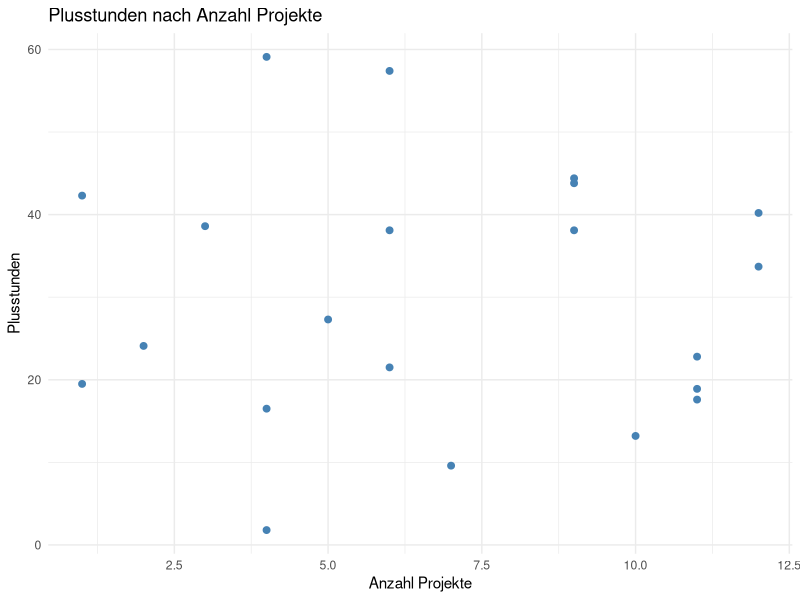
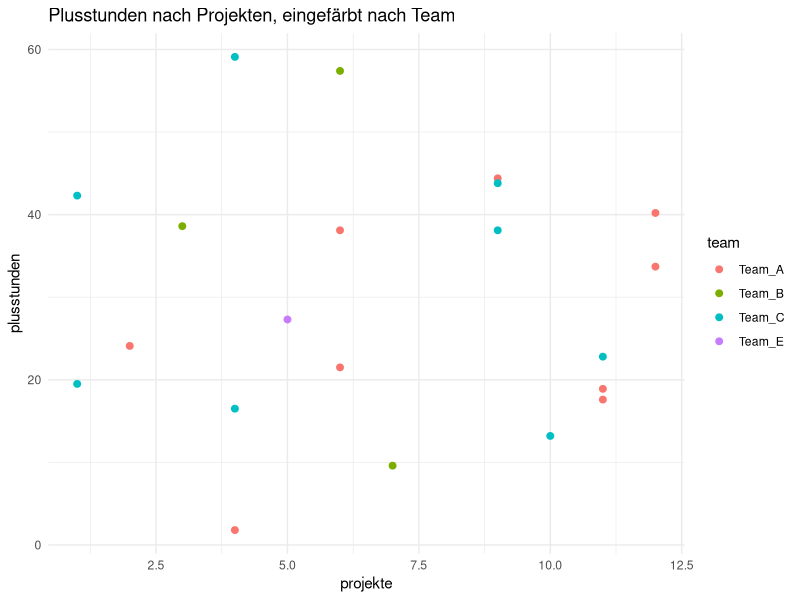
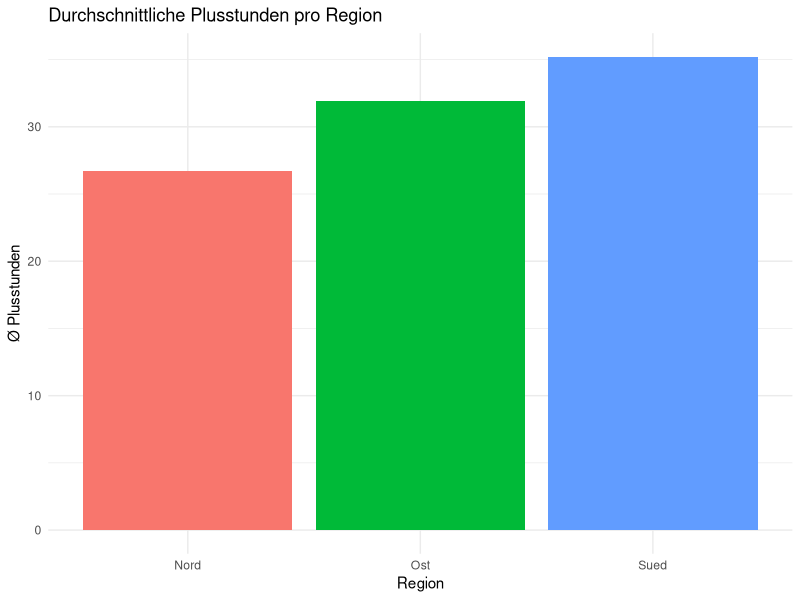
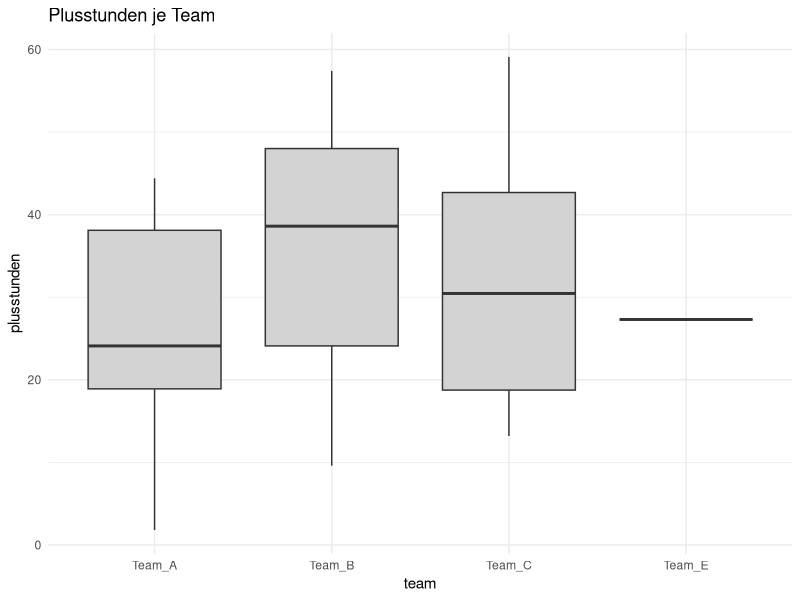
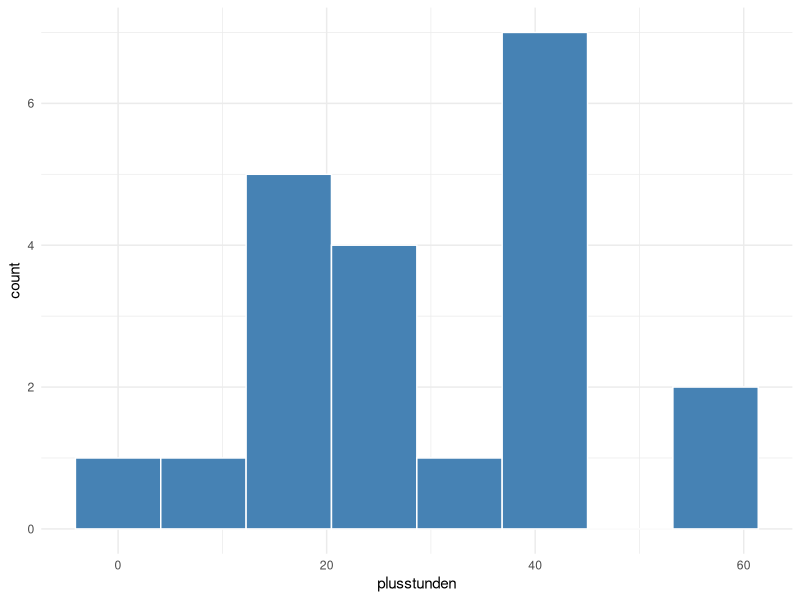
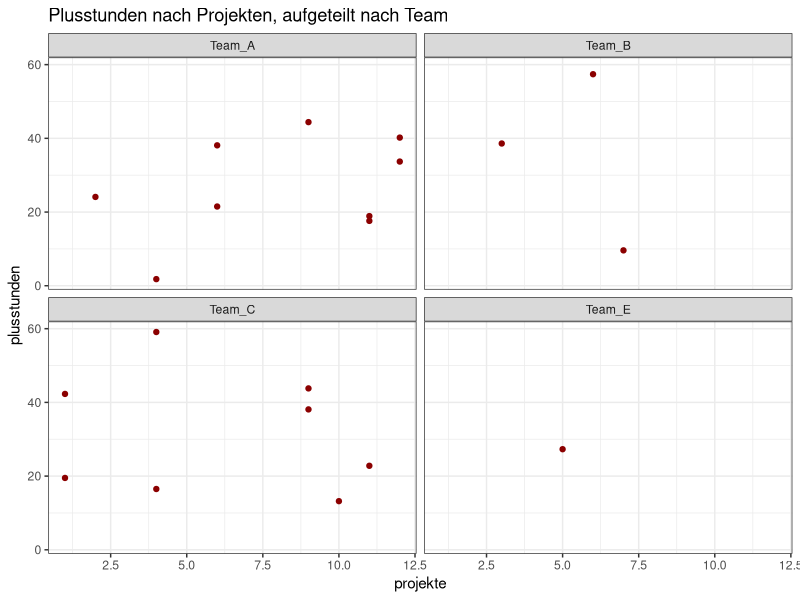

Reproduce these figures in R, in order.
## ---- chunk 1
knitr::opts_chunk$set(echo = TRUE, message = FALSE)
## ---- chunk 2
library(dplyr)
library(ggplot2)

mitarbeitende_join <- read.csv("data/raw/mitarbeitende.csv") %>%
  left_join(read.csv("data/raw/teams.csv"), by = "team")
## ---- chunk 3
mitarbeitende_plot <- mitarbeitende_join %>%
  filter(!is.na(plusstunden))
## ---- chunk 4
ggplot(mitarbeitende_plot, aes(x = projekte, y = plusstunden)) +
  geom_point(color = "steelblue", size = 2) +
  labs(title = "Plusstunden nach Anzahl Projekte",
       x = "Anzahl Projekte", y = "Plusstunden") +
  theme_minimal()
## ---- chunk 5
ggplot(mitarbeitende_plot, aes(x = projekte, y = plusstunden, color = team)) +
  geom_point(size = 2) +
  labs(title = "Plusstunden nach Projekten, eingefärbt nach Team") +
  theme_minimal()
## ---- chunk 6
mitarbeitende_plot %>%
  filter(!is.na(region)) %>%
  group_by(region) %>%
  summarise(plusstunden_mean = mean(plusstunden)) %>%
  ggplot(aes(x = region, y = plusstunden_mean, fill = region)) +
  geom_col(show.legend = FALSE) +
  labs(title = "Durchschnittliche Plusstunden pro Region",
       x = "Region", y = "Ø Plusstunden") +
  theme_minimal()
## ---- chunk 7
ggplot(mitarbeitende_plot, aes(x = team, y = plusstunden)) +
  geom_boxplot(fill = "lightgrey") +
  labs(title = "Plusstunden je Team") +
  theme_minimal()
## ---- chunk 8
ggplot(mitarbeitende_plot, aes(x = plusstunden)) +
  geom_histogram(bins = 8, fill = "steelblue", color = "white") +
  theme_minimal()
## ---- chunk 9
ggplot(mitarbeitende_plot, aes(x = projekte, y = plusstunden)) +
  geom_point(color = "darkred") +
  facet_wrap(~team) +
  labs(title = "Plusstunden nach Projekten, aufgeteilt nach Team") +
  theme_bw()
## ---- chunk 10
# dein Code

## ---- chunk 11
roh <- read.csv2("data/raw/bezirke_roh.csv", header = FALSE)
roh
## ---- chunk 12
names(roh) <- as.character(roh[5, ])   # Zeile 5 wird zur Kopfzeile
bezirke <- roh[-(1:5), ]               # Zeilen 1–5 entfernen
rownames(bezirke) <- NULL              # Zeilennummerierung zurücksetzen
bezirke
## ---- chunk 13
names(bezirke)
names(bezirke) <- tolower(gsub(" ", "_", names(bezirke)))
names(bezirke)
## ---- chunk 14
zahl_spalten <- c("bezirk_nummer", "haushalte", "mittleres_einkommen")
bezirke[zahl_spalten] <- lapply(bezirke[zahl_spalten], as.numeric)

str(bezirke)
## ---- chunk 15
str(read.csv2("data/raw/bezirke_roh.csv", skip = 4))
## ---- chunk 16
paste("AT", "13", "01")     # "AT 13 01"
paste0("AT", "13", "01")    # "AT1301"

bezirke$label <- paste0(bezirke$bezirk_nummer, ". ", bezirke$bezirk_name)
head(bezirke$label)
## ---- chunk 17
codes <- c("AT130", "AT127", "AT111")
substr(codes, 1, 2)   # Land
substr(codes, 3, 5)   # Regionscode
## ---- chunk 18
trimws("   Wien   ")
## ---- chunk 19
bezirke$groesse <- cut(bezirke$haushalte,
                       breaks = c(0, 15000, 40000, Inf),
                       labels = c("klein", "mittel", "groß"))

bezirke[, c("bezirk_name", "haushalte", "groesse")]
table(bezirke$groesse)
## ---- chunk 20
# dein Code
